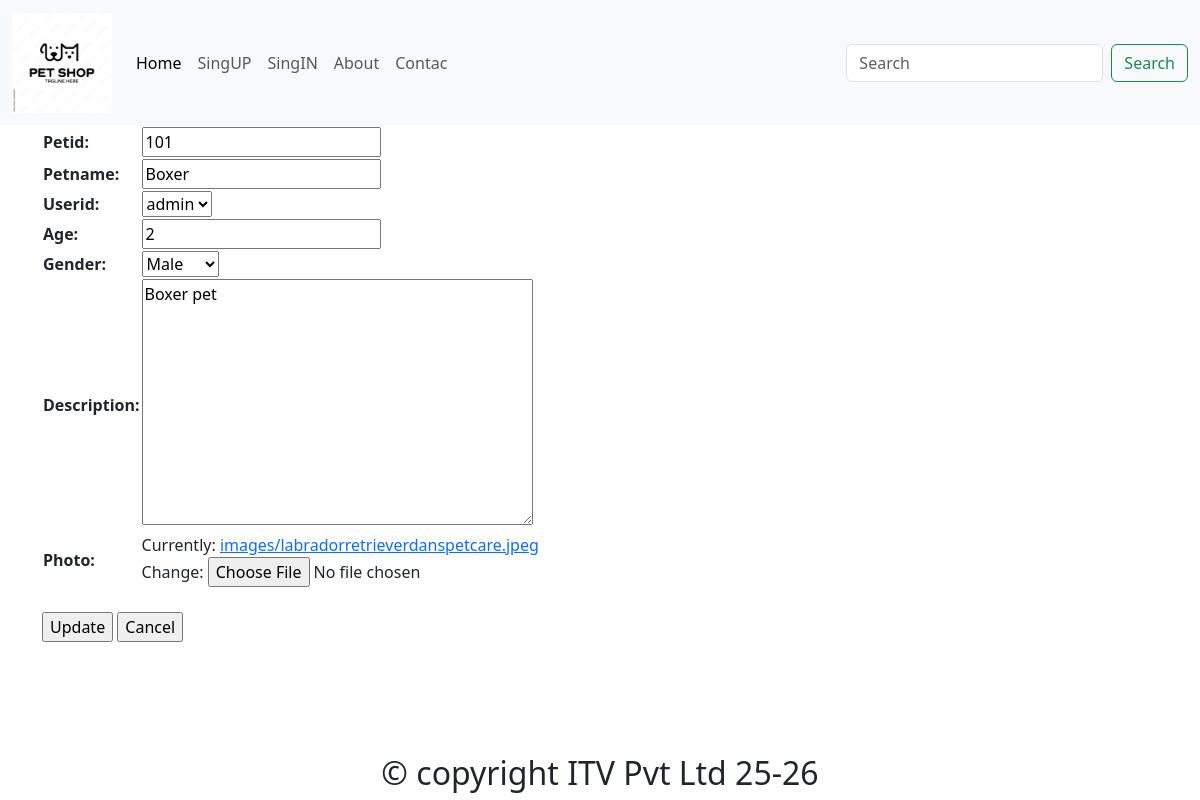
/PetUpdate/101/, run on an earlier commit of the app's database.
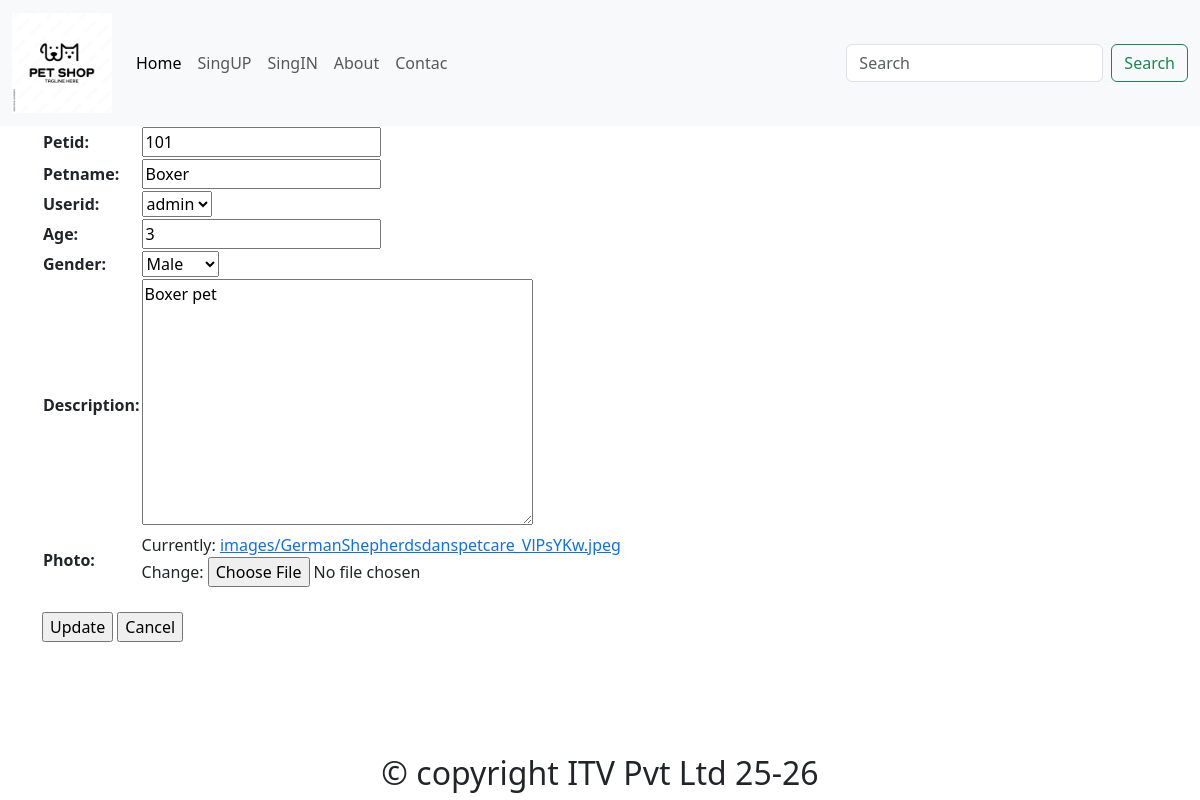
And on a later commit of the database.
### app/models.py (models this page shows)
class Pet(models.Model):
    petid = models.PositiveIntegerField(primary_key=True)
    petname = models.CharField(max_length=100,null=True,default=None)
    userid = models.ForeignKey(User,on_delete=models.SET_NULL,null=True,default=None)
    age = models.PositiveIntegerField()
    type = (("Male","Male"),("Female","Female"))
    gender = models.CharField(max_length=20, choices=type)
    description = models.TextField(null=True,default=None)
    photo = models.ImageField(upload_to="images")

### app/views.py (the view)
# urls.py: path("PetUpdate/<int:pk>/",PetUpdate.as_view(),name="PetUpdate"),
class PetUpdate(UpdateView):
    model = Pet
    template_name_suffix="_update_form"
    fields = "__all__"
    success_url = "/dashboard"

### app/templates/app/pet_update_form.html (shortened to what this page needs)
{% extends 'base.html' %}
{% block body %}
<div class="container">
    <div class="row">
        <form method="post" enctype="multipart/form-data">
            <table>
                {{form.as_table}}
            </table>
            <br>
            <input type="submit" value="Update">
            <a href="/dashboard"><input type="button" value="Cancel"></a>
        </form>
    </div>
</div>
{% endblock %}

What changed in the data, as far as the page shows it:
changed Pet "Boxer": age "2" → "3"
Also different on the page:
text no longer shown: "Petid: Petname: Userid: Age: Gender: Description: Photo: Currently: images/labradorretrieverdanspetcare.jpeg Change:"
text now shown: "Petid: Petname: Userid: Age: Gender: Description: Photo: Currently: images/GermanShepherdsdanspetcare_VlPsYKw.jpeg Change:"
